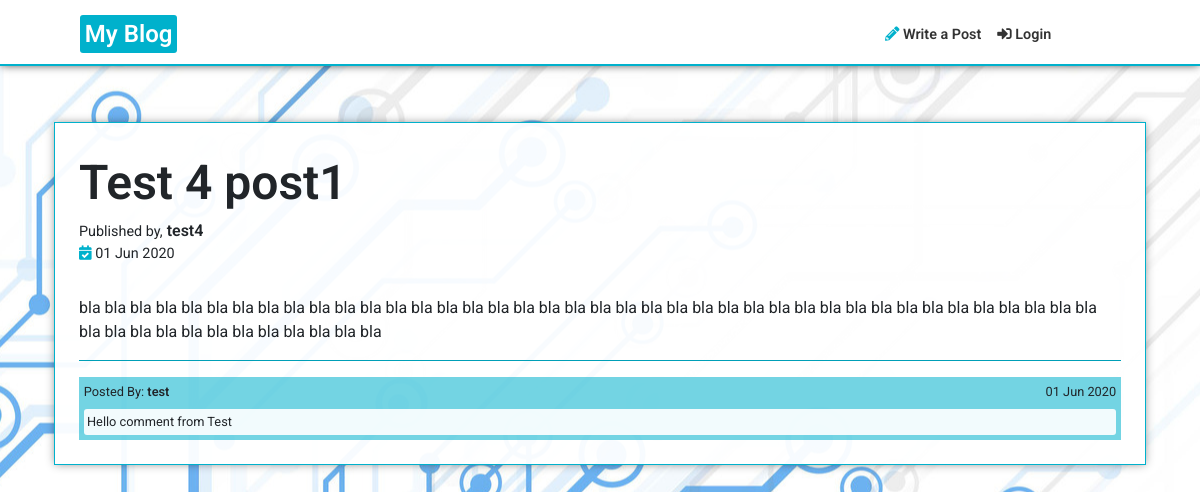
Page /post/10 on the earlier database version.
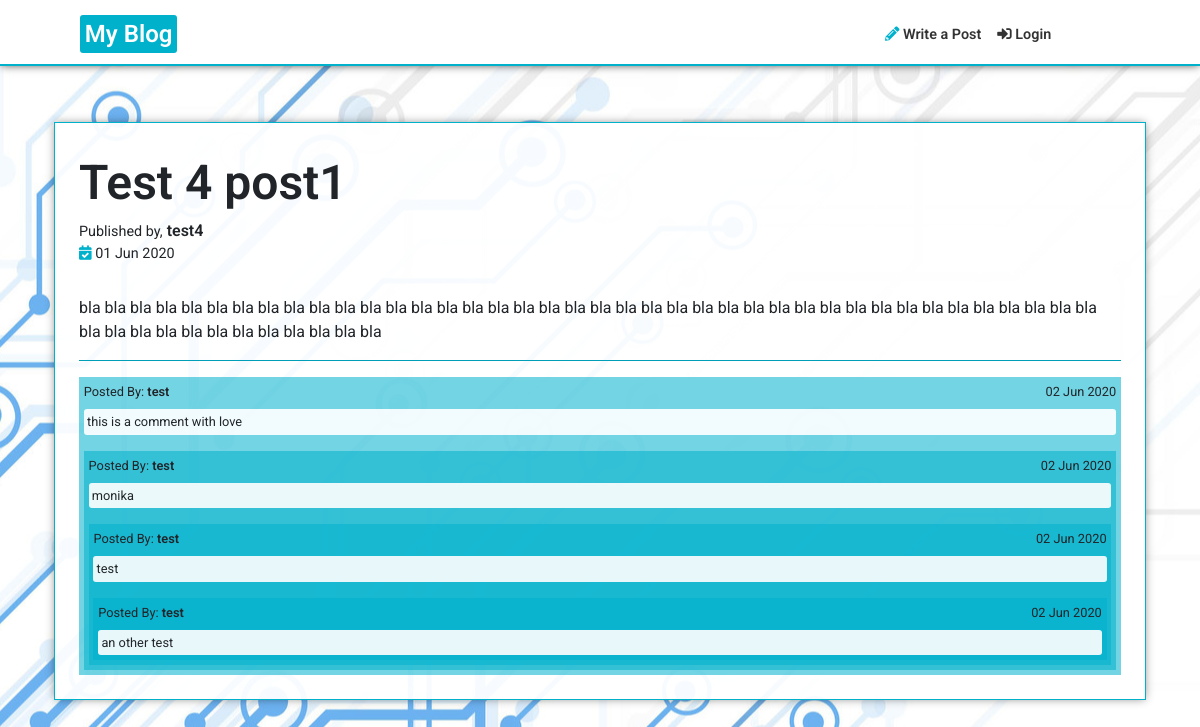
Same page on the later database version.
### blog/models.py (models this page shows, shortened)
class Post(models.Model):
    author = models.ForeignKey(User, default=None, on_delete= models.CASCADE)
    title = models.CharField(max_length = 200)
    text = models.TextField()
    create_date = models.DateTimeField(default= timezone.now)
    published_date = models.DateTimeField(blank=True, null=True)

class Comment(models.Model):
    post = models.ForeignKey('blog.post', on_delete= models.CASCADE, related_name='comments')
    author = models.ForeignKey(User, default=None, on_delete= models.CASCADE)
    text = models.TextField()
    create_date = models.DateTimeField(default= timezone.now)

### blog/views.py (the view)
# urls.py: path('post/<int:pk>', views.PostDetailView.as_view(), name='post_detail'),
class PostDetailView(DetailView):
    model = Post

### blog/templates/blog/post_detail.html (shortened to what this page needs)
{% extends 'blog/base.html' %}
{% block body_block %}
    <div class='container container-detail'>
        <div class='post-detail-title'>{{post.title}}</div>
        <div class='post-detail-author'>Published by,<span> {{post.author}}</span></div>
        {% if post.published_date %}
         <div class='post-detail-publish'><i style='color:#00b1cc;' class="fas fa-calendar-check"></i> {{post.published_date|date:'d M Y'}}</div>
        {% else %}
            {% if user.is_superuser %}
                <a class='post-detail-admin-publish' href="{% url 'post_publish' pk=post.pk %}">Publish Post</a>
                <a class='post-detail-admin-remove' href="{% url 'post_remove' pk=post.pk %}">Remove Post</a>
            {% endif %}
        {% endif %}
        <p class='post-detail-text'>{{post.text|safe|linebreaksbr}}</p>
        <hr style='background-color:#00b1cc'>
            {% for comment in post.comments.all %}
                <div class='post-detail-comment'>
                <div class='post-detail-comment-top'>
                    <div class='post-detail-comment-author'>Posted By: <span>{{comment.author}}</span></div>
                    <div class='post-detail-comment-date'>{{comment.create_date|date:'d M Y'}}</div>
                </div>
                <div class='post-detail-comment-text'>{{comment.text|safe|linebreaksbr}}</div>
                {% empty %}
                <div class='post-detail-comment-no-comment'>There are no comments yet!</div >
                </div>
            {% endfor %}
    </div>
{% endblock  %}

### blog/templates/blog/base.html (shortened to what this page needs)
<!DOCTYPE html>
{% load static %}
<html lang="en">
<head>
    <link rel="stylesheet" href="https://stackpath.bootstrapcdn.com/bootstrap/4.5.0/css/bootstrap.min.css">
    <link href="{% static 'css/css/all.css' %}" rel="stylesheet">
    <link rel='stylesheet' href="{% static 'css/blog.css' %}" >
</head>
<body>
    <nav>
            <div class='home-logo'><a href="{% url 'post_list' %}">My Blog</a></div>
        <ul>
            {% if user.is_authenticated %}
            <li><a href="{% url 'logout' %}">Log Out</a></li>
            {% if user.is_superuser %}
            <li><a href="{% url 'post_draft_list' %}">Drafts</a></li>
            {% endif %}
            {% else %}
            <li><a href="{% url 'login' %}"> <i class="fas fa-sign-in-alt"></i> Login</a></li>
            {% endif %}
            <li><a href="{% url 'post_new' %}"><i class="fas fa-pencil-alt"></i> Write a Post</a></li>
        </ul>
    </nav>
    <div class='container'>
    {% block body_block %}
    {% endblock  %}
</body>
</html>

### blog/static/css/css/all.css (style rules this page uses)
.fa, .fas, .far, .fal, .fad, .fab { -moz-osx-font-smoothing: grayscale; -webkit-font-smoothing: antialiased; display: inline-block; font-style: normal; font-variant: normal; text-rendering: auto; line-height: 1; }
.fa-calendar-check:before { content: "\f274"; }
.fa-pencil-alt:before { content: "\f303"; }
.fa-sign-in-alt:before { content: "\f2f6"; }
.fa, .fas { font-family: 'Font Awesome 5 Free'; font-weight: 900; }

### blog/static/css/blog.css (style rules this page uses)
* { font-family: "Roboto", sans-serif; }
body { background-image: url("../images/background.jpg"); background-repeat: no-repeat; background-attachment: fixed; background-position: center; }
nav { padding: 1rem 1rem 0rem 1rem; display: flex; flex-flow: row; color: #333333; background-color: white; box-shadow: 0px 0px 9px -1px rgba(0, 0, 0, 0.75); border-bottom: 2px solid #00b1cc; }
a { width: 100%; height: 100%; color: inherit; }
.home-logo { font-size: 1.5rem; font-weight: 600; padding-left: 4rem; width: 50%; }
.home-logo a { border-radius: 3px; padding: 0.3rem; color: white; background-color: #00b1cc; }
nav ul { margin-top: 0.5rem; list-style: none; width: 40%; }
nav ul li { font-size: 0.9rem; font-weight: 600; float: right; margin-right: 1rem; }
nav ul li::after { display: block; content: ""; border-bottom: solid 2px #00b1cc; transform: scaleX(0); transition: transform 250ms ease-in-out; }
.fa-pencil-alt { color: #00b1cc; }
.container { padding: 1.5rem; }
.container-detail { border: 1px solid #00b1cc; margin-top: 2rem; box-shadow: 0px 0px 9px -1px rgba(0, 0, 0, 0.45); background-color: rgba(255, 255, 255, 0.95); }
.post-detail-title { font-size: 3rem; font-weight: 600; }
.post-detail-title::first-letter { text-transform: uppercase; }
.post-detail-author { font-size: 0.9rem; }
.post-detail-author span { font-size: 1rem; font-weight: 600; }
.post-detail-publish { font-size: 0.9rem; margin-bottom: 2rem; }
.post-detail-comment { background-color: rgba(0, 177, 204, 0.55); padding: 0.3rem; margin-top: 1rem; font-size: 0.8rem; }
.post-detail-comment-top { display: grid; padding-bottom: 0.5rem; }
.post-detail-comment-author { grid-column: 1; }
.post-detail-comment-author span { font-size: 0.9; font-weight: 600; }
.post-detail-comment-date { grid-column: 3; text-align: right; }
.post-detail-comment-text { background-color: rgba(255, 255, 255, 0.9); border-radius: 3px; padding: 0.2rem; }

Differences in the rows shown:
removed Comment: author "test", create_date "01 Jun 2020", text "Hello comment from Test"
added Comment: author "test", create_date "02 Jun 2020", text "this is a comment with love"
added Comment: author "test", create_date "02 Jun 2020", text "monika"
added Comment: author "test", create_date "02 Jun 2020", text "test"
added Comment: author "test", create_date "02 Jun 2020", text "an other test"
